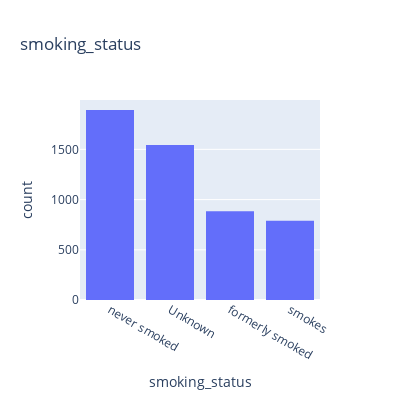

Notebook code for this chart:
### Markdown cell above
<h4>Smoking</h4>

### Code cell
print (f'{round(df["smoking_status"].value_counts(normalize=True)*100,2)}')
fig = px.histogram(df, x="smoking_status", title='smoking_status', width=400, height=400)
fig.update_layout(xaxis={'categoryorder':'total descending'})
fig.show()

### Figure 1 — Plotly figure (JSON) as saved in the notebook; plotly's stock layout.template omitted (floating-point values rounded to 4 significant figures; data arrays with more than 128 entries replaced by an {"elided": "..."} marker saying what was removed)
{"data": [{"alignmentgroup": "True", "bingroup": "x", "hovertemplate": "smoking_status=%{x}<br>count=%{y}<extra></extra>", "legendgroup": "", "marker": {"color": "#636efa", "pattern": {"shape": ""}}, "name": "", "offsetgroup": "", "orientation": "v", "showlegend": false, "type": "histogram", "x": {"elided": "5110 str values"}, "xaxis": "x", "yaxis": "y"}], "layout": {"barmode": "relative", "height": 400, "legend": {"tracegroupgap": 0}, "title": {"text": "smoking_status"}, "width": 400, "xaxis": {"anchor": "y", "categoryorder": "total descending", "domain": [0, 1], "title": {"text": "smoking_status"}}, "yaxis": {"anchor": "x", "domain": [0, 1], "title": {"text": "count"}}}}
